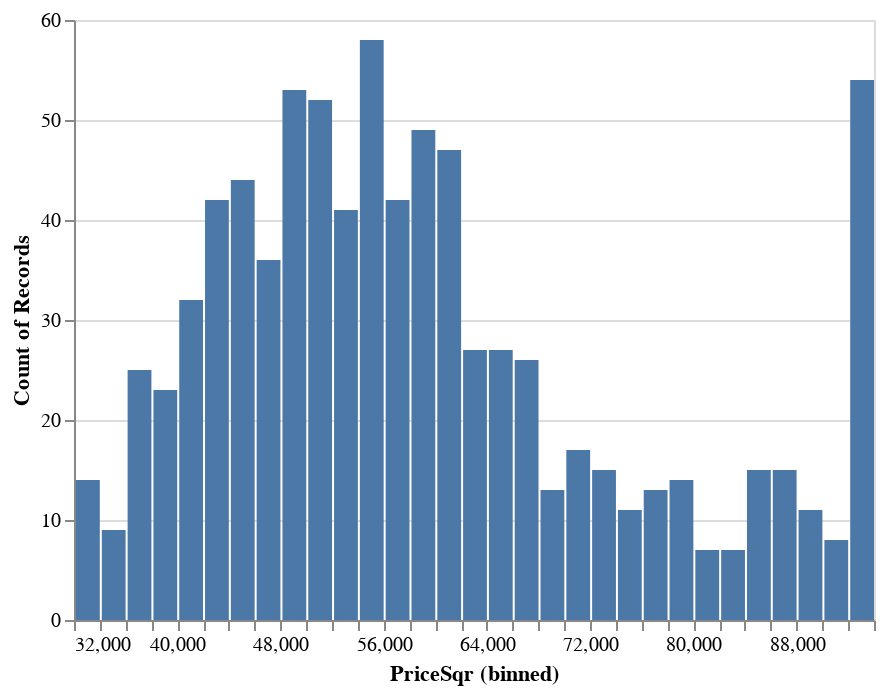

The cell this chart's notebook holds for it:
### Code cell
# Remove rows with unknown prices
map_df = map_df[map_df.PriceSqr != 0]

# Clip the prices to 1-95 percentile
upper_percentile = map_df["PriceSqr"].quantile(0.95)
lower_percentile = map_df["PriceSqr"].quantile(0.01)
print("Quantiles 1%: ", lower_percentile, ", 95%: ", upper_percentile)

map_df.loc[map_df["PriceSqr"] > upper_percentile, "PriceSqr"] = upper_percentile
map_df.loc[map_df["PriceSqr"] < lower_percentile, "PriceSqr"] = lower_percentile

# Let's have a look at price/sqm distribution again
alt.Chart(map_df).mark_bar().encode(
    alt.X("PriceSqr:Q", bin=alt.Bin(extent=[lower_percentile, upper_percentile], step=2000)),
    y='count()',
)

### Figure 1 — Vega-Lite specification as saved in the notebook (floating-point values rounded to 4 significant figures; data arrays with more than 128 entries replaced by an {"elided": "..."} marker saying what was removed)
{"config": {"view": {"continuousWidth": 400, "continuousHeight": 300}}, "data": {"name": "data-431c1b9a04e75abf7dda71a6ffa867b4"}, "mark": "bar", "encoding": {"x": {"type": "quantitative", "bin": {"extent": [32000.0, 94000.0], "step": 2000}, "field": "PriceSqr"}, "y": {"type": "quantitative", "aggregate": "count"}}, "$schema": "https://vega.github.io/schema/vega-lite/v4.8.1.json", "datasets": {"data-431c1b9a04e75abf7dda71a6ffa867b4": {"elided": "847 records"}}}
